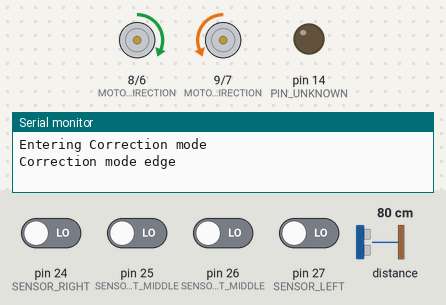
A sketch run on a simulated Arduino Mega 2560, built with avr-gcc and run on an emulated ATmega2560. On the bench: direction and speed pins drawn as motors (green arrow = direction pin HIGH = forward, orange = LOW = backward, longer = more drive), output pins drawn as LEDs (lit = HIGH), the last lines printed to the serial monitor. Wiring (inferred from the names in the program): SRF02/SRF08 range finder at I2C address 0x70. The inputs (shaded band) are chosen by the test bench; at power-on: pin 24 (SENSOR_RIGHT), pin 25 (SENSOR_RIGHT_MIDDLE), pin 26 (SENSOR_LEFT_MIDDLE), pin 27 (SENSOR_LEFT) LOW, distance to the obstacle 80 cm.

Above: at 3.7 s.
3.8 s: pin 24 (SENSOR_RIGHT) driven HIGH and pin 25 (SENSOR_RIGHT_MIDDLE) driven HIGH and pin 26 (SENSOR_LEFT_MIDDLE) driven HIGH and pin 27 (SENSOR_LEFT) driven HIGH
At 4.1 s:
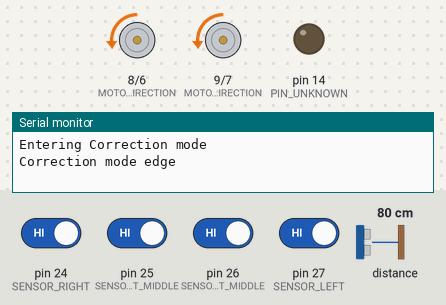
5.3 s: pin 25 (SENSOR_RIGHT_MIDDLE) driven LOW
At 6.6 s:
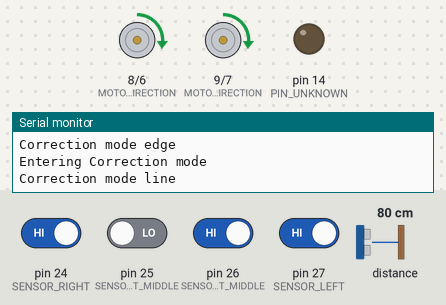
8.3 s: pin 25 (SENSOR_RIGHT_MIDDLE) driven HIGH
At 8.7 s:
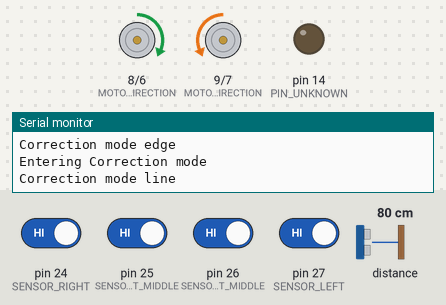
9.8 s: pin 26 (SENSOR_LEFT_MIDDLE) driven LOW
At 12.4 s:
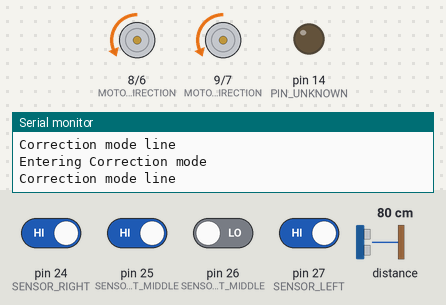
12.8 s: pin 26 (SENSOR_LEFT_MIDDLE) driven HIGH
At 13.3 s:
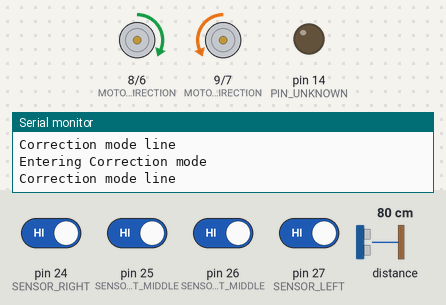
Timing chart, 0 to 15.3 s (numbered marks = the images above; inputs shaded):
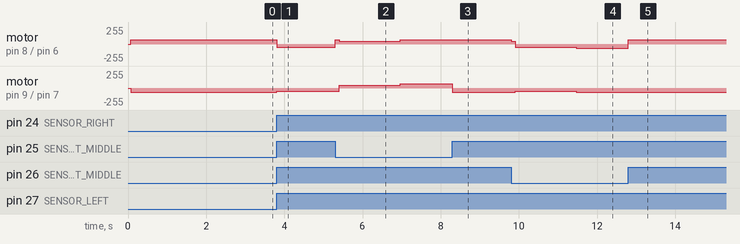

Measured:
- after the input at 3.8 s, motor on pin 8 (MOTOR_L_DIRECTION) / pin 6 (MOTOR_L_SPEED): forward 65/255 → backward 45/255 at once; motor on pin 9 (MOTOR_R_DIRECTION) / pin 7 (MOTOR_R_SPEED): backward 65/255 → backward 45/255 at once
- after the input at 5.3 s, motor on pin 8 (MOTOR_L_DIRECTION) / pin 6 (MOTOR_L_SPEED): backward 45/255 → forward 65/255 at once, → forward 45/255 0.10 s later, → forward 65/255 1.6 s later; motor on pin 9 (MOTOR_R_DIRECTION) / pin 7 (MOTOR_R_SPEED): backward 45/255 → forward 45/255 after 0.10 s, → forward 65/255 1.6 s later
- after the input at 8.3 s, motor on pin 9 (MOTOR_R_DIRECTION) / pin 7 (MOTOR_R_SPEED): forward 65/255 → backward 65/255 at once
- after the input at 9.8 s, motor on pin 8 (MOTOR_L_DIRECTION) / pin 6 (MOTOR_L_SPEED): forward 65/255 → forward 45/255 at once, → backward 45/255 0.10 s later, → backward 65/255 1.6 s later; motor on pin 9 (MOTOR_R_DIRECTION) / pin 7 (MOTOR_R_SPEED): backward 65/255 → backward 45/255 after 0.10 s, → backward 65/255 1.6 s later
- after the input at 12.8 s, motor on pin 8 (MOTOR_L_DIRECTION) / pin 6 (MOTOR_L_SPEED): backward 65/255 → forward 65/255 at once

The sketch:

Roboter_C.ino
```cpp
#include <Wire.h>

#define F_CPU 16000000

//Names.h contains funciton bodys so custom datastructurs can be used as function parameters / returntypes AND the enumerations and definitions
#include "names.h"

//Global Vars
MovementMemory	g_movementMemory;	//Is used by many function  - ok to be global

void setup()
{
	//IC2
	Wire.begin();

	//Serial feedback
	Serial.begin(SERIAL_BAUDRATE);

	//Input pins
	pinMode(SENSOR_RIGHT, INPUT);
	pinMode(SENSOR_RIGHT_MIDDLE, INPUT);
	pinMode(SENSOR_LEFT_MIDDLE, INPUT);
	pinMode(SENSOR_LEFT, INPUT);

	//Outout pins
	pinMode(MOTOR_L_SPEED, OUTPUT);
	pinMode(MOTOR_R_SPEED, OUTPUT);
	pinMode(MOTOR_L_DIRECTION, OUTPUT);
	pinMode(MOTOR_R_DIRECTION, OUTPUT);
	pinMode(PIN_UNKNOWN, OUTPUT);

	return;
}

void raw_drive(MOTORSTATE left, MOTORSTATE right, int speedL = SPEED_STANDART, int speedR = SPEED_STANDART)
{

	if(BLOCK_MOVEMENTS) return;

	//Left Motor
	switch (left) {
	case MOTOR_STILL:
		digitalWrite(MOTOR_L_DIRECTION, HIGH);
		analogWrite(MOTOR_L_SPEED, 0);
		break;

	case MOTOR_FORWARD:
		digitalWrite(MOTOR_L_DIRECTION, HIGH);
		analogWrite(MOTOR_L_SPEED, speedL*SPEED_MODIFIER_LEFT);
		break;

	case MOTOR_BACKWARD:
		digitalWrite(MOTOR_L_DIRECTION, LOW);
		analogWrite(MOTOR_L_SPEED, speedL*SPEED_MODIFIER_LEFT);
		break;

	default:
		Serial.println("Warning: Motor state Error");
		break;
	}

	//Right Motor
	switch (right) {
	case MOTOR_STILL:
		digitalWrite(MOTOR_R_DIRECTION, LOW);
		analogWrite(MOTOR_R_SPEED, 0);
		break;

	case MOTOR_FORWARD:
		digitalWrite(MOTOR_R_DIRECTION, LOW);
		analogWrite(MOTOR_R_SPEED, speedR*SPEED_MODIFIER_RIGHT);
		break;

	case MOTOR_BACKWARD:
		digitalWrite(MOTOR_R_DIRECTION, HIGH);
		analogWrite(MOTOR_R_SPEED, speedR*SPEED_MODIFIER_RIGHT);
		break;

	default:
		Serial.println("Warning: Motor state Error");
		break;
	}

	return;
}

void drive(MOVEMENTSTATE movement)
{
	static unsigned long movementTimer = 0;
	static unsigned long currentTime = millis();
	static MOVEMENTSTATE lastMovement = MOVE_LAST;

	switch (movement)
	{
	case MOVE_FORWARD:
		raw_drive(MOTOR_FORWARD, MOTOR_FORWARD);
		break;
	case MOVE_BACKWARD:
		raw_drive(MOTOR_BACKWARD, MOTOR_BACKWARD);
		break;
	case MOVE_LEFT:
		raw_drive(MOTOR_FORWARD, MOTOR_FORWARD, SPEED_STANDART *0.7, SPEED_STANDART);
		break;
	case MOVE_RIGHT:
		raw_drive(MOTOR_FORWARD, MOTOR_FORWARD, SPEED_STANDART, SPEED_STANDART * 0.7);
		break;
	case MOVE_LEFT_ROTATE:
		raw_drive(MOTOR_BACKWARD, MOTOR_FORWARD, SPEED_STANDART * 0.7, SPEED_STANDART * 0.7);
		break;
	case MOVE_RIGHT_ROTATE:
		raw_drive(MOTOR_FORWARD, MOTOR_BACKWARD, SPEED_STANDART * 0.7, SPEED_STANDART * 0.7);
		break;
	case MOVE_LEFT_ROTATE_FAST:
		raw_drive(MOTOR_BACKWARD, MOTOR_FORWARD);
		break;
	case MOVE_RIGHT_ROTATE_FAST:
		raw_drive(MOTOR_FORWARD, MOTOR_BACKWARD);
		break;
	case MOVE_LAST:
	default:
		Serial.println("Warning: Movement state error");
		break;
	}

	if (movement != lastMovement) {
		g_movementMemory.AddEvent(lastMovement, movementTimer);
		lastMovement = movement;
		movementTimer = 0;
	}
	else {
		movementTimer += millis() - currentTime;
	}
	currentTime = millis();
	return;
}


unsigned char parse_linesensors(int times)
{
	unsigned char result = 0;
	(LOW == digitalRead(SENSOR_RIGHT)) ? SET_FLAG(result, SENSORFLAG_RIGHT) : RESET_FLAG(result, SENSORFLAG_RIGHT);
	(LOW == digitalRead(SENSOR_RIGHT_MIDDLE)) ? SET_FLAG(result, SENSORFLAG_RIGHT_MIDDLE) : RESET_FLAG(result, SENSORFLAG_RIGHT_MIDDLE);
	(LOW == digitalRead(SENSOR_LEFT_MIDDLE)) ? SET_FLAG(result, SENSORFLAG_LEFT_MIDDLE) : RESET_FLAG(result, SENSORFLAG_LEFT_MIDDLE);
	(LOW == digitalRead(SENSOR_LEFT)) ? SET_FLAG(result, SENSORFLAG_LEFT) : RESET_FLAG(result, SENSORFLAG_LEFT);
	if (times == 0) {
		return result;
	}
	return parse_linesensors(times - 1);
}

int srf02()
{
	int result = 0;
	Wire.beginTransmission(112);    //entspricht Adresse 0xE0
	Wire.write(byte(0x00));         //Befehlsregister 0x00
	Wire.write(byte(0x51));         //Werte in cm
	Wire.endTransmission();
	delay(70);
	Wire.beginTransmission(112);    //entspricht Adresse 0xE0
	Wire.write(byte(0x02));         //Befehlsregister 0x00
	Wire.endTransmission();
	Wire.requestFrom(112, 2);        //2 bytes von Adresse 112
	if (2 <= Wire.available())
	{
		result = Wire.read();
		result = result << 8;
		result |= Wire.read();
	}
}

//So even if loop gets called loopy, i this fact. So i made my own infinite loop in the loop-func :)
void loop()
{
	static TASKSTAKE task = TASK_MOVE;
	timer taskTimer;
	static long time = millis();
	static EDGESTATE edgeHelper = EDGE_NONE;
	unsigned char flags = parse_linesensors();
	srf02();
	for (;;) {

		flags = parse_linesensors(1);
		switch (task)
		{
		case TASK_DONE:
			taskTimer.Reset();
			break;
		case TASK_MOVE:

			drive(MOVE_FORWARD);
			if (flags != 0) {
				Serial.println("Entering Correction mode");
				if (CHECK_FLAG(flags, SENSORFLAG_LEFT) || CHECK_FLAG(flags, SENSORFLAG_RIGHT)) {
					task = TASK_EDGE_CORRECTION;
					taskTimer.Reset();
					Serial.println("Correction mode edge\n");
					//Serial.println(flags);
				}
				else {
					task = TASK_LINE_CORRECTION;
					taskTimer.Reset();
					Serial.println("Correction mode line\n");
					//Serial.println(flags);
				}
			}

			break;
		case TASK_LINE_CORRECTION:


			if (CHECK_FLAG(flags, SENSORFLAG_LEFT_MIDDLE) && CHECK_FLAG(flags, SENSORFLAG_RIGHT_MIDDLE)) {
				task = TASK_EDGE_CORRECTION;
				taskTimer.Reset();
				break;
			}
			else if (CHECK_FLAG(flags, SENSORFLAG_LEFT_MIDDLE) && !CHECK_FLAG(flags, SENSORFLAG_RIGHT_MIDDLE)) {
				drive(MOVE_LEFT);
			}
			else if (!CHECK_FLAG(flags, SENSORFLAG_LEFT_MIDDLE) && CHECK_FLAG(flags, SENSORFLAG_RIGHT_MIDDLE)) {
				drive(MOVE_RIGHT);
			}
			else {
				task = TASK_MOVE;
				taskTimer.Reset();
			}

			if (taskTimer.Get() >= LINE_CORRECTION_MAX_TIME) {
				task = TASK_LINE_CORRECTION_CRITICAL;
				taskTimer.Reset();
				break;
			}

			break;
		case TASK_LINE_CORRECTION_CRITICAL:

			if (CHECK_FLAG(flags, SENSORFLAG_LEFT_MIDDLE) && CHECK_FLAG(flags, SENSORFLAG_RIGHT_MIDDLE)) {
				taskTimer.Reset();
				break;
			}
			else if (CHECK_FLAG(flags, SENSORFLAG_LEFT_MIDDLE) && !CHECK_FLAG(flags, SENSORFLAG_RIGHT_MIDDLE)) {
				(LINE_CORRECTION_CRITICAL_MAX_TIME >= taskTimer.Get()) ? drive(MOVE_LEFT_ROTATE) : drive(MOVE_LEFT_ROTATE_FAST);
			}
			else if (!CHECK_FLAG(flags, SENSORFLAG_LEFT_MIDDLE) && CHECK_FLAG(flags, SENSORFLAG_RIGHT_MIDDLE)) {
				(LINE_CORRECTION_CRITICAL_MAX_TIME >= taskTimer.Get()) ? drive(MOVE_RIGHT_ROTATE) : drive(MOVE_RIGHT_ROTATE_FAST);
			}
			else {
				task = TASK_LINE_CORRECTION; //From here we only fall back to line-correction-mode.
				taskTimer.Reset();
			}


			break;
		case TASK_EDGE_CORRECTION:
			task = TASK_EDGE_CORRECTION;
			if (CHECK_FLAG(flags, SENSORFLAG_LEFT_MIDDLE) || CHECK_FLAG(flags, SENSORFLAG_LEFT)) {
				edgeHelper = EDGE_LEFT;
			}
			else if (CHECK_FLAG(flags, SENSORFLAG_RIGHT_MIDDLE) || CHECK_FLAG(flags, SENSORFLAG_RIGHT)) {
				edgeHelper = EDGE_RIGHT;
			}

			task = TASK_EDGE_CORRECTION_RUNNING;
			taskTimer.Reset();
			break;
		case TASK_EDGE_CORRECTION_RUNNING:
			drive(MOVE_FORWARD);
			if (flags == 0) {
				task = TASK_EDGE_CORRECTION_FINALISE;
				taskTimer.Reset();
			}
			break;
		case TASK_EDGE_CORRECTION_FINALISE:
			switch (edgeHelper)
			{
			case EDGE_LEFT:
				if (CHECK_FLAG(flags, SENSORFLAG_RIGHT) || CHECK_FLAG(flags, SENSORFLAG_RIGHT_MIDDLE)) {
					task = TASK_MOVE;
					break;
				}
				else {
					drive(MOVE_LEFT_ROTATE);
				}
				break;
			case EDGE_RIGHT:
				if (CHECK_FLAG(flags, SENSORFLAG_LEFT) || CHECK_FLAG(flags, SENSORFLAG_LEFT_MIDDLE)) {
					task = TASK_MOVE;
					break;
				}
				else {
					drive(MOVE_RIGHT_ROTATE);
				}
				break;

			case EDGE_NONE:
			default:
				break;
			}


			if (taskTimer.Get() >= EDGE_CORRECTION_MAX_TIME) {
				task = TASK_LOST_LINE;
				taskTimer.Reset();
			}
			break;

		case TASK_OBSTACLE:
			taskTimer.Reset();
			break;
		case TASK_LINE_DECISION:
			taskTimer.Reset();
			task = TASK_MOVE;
			break;

		case TASK_LOST_LINE:
			Serial.println("Lost line. Reversing...");
			g_movementMemory.Reverse(LINE_LOST_REVERSE_TIME);
			taskTimer.Reset();
			Serial.println("...Done\n");
			task = TASK_MOVE;
			break;
		case TASK_LAST:
			break;
		default:
			break;
		}

		//Update Task timer:
		//taskTimer += millis() - time;
		time = millis();

		//Parse debug inputs
		if (Serial.available() != 0) {
			String input = Serial.readString();
			if (input == "Reset") {
				Serial.println("Resetting...");
				task = TASK_MOVE;
				taskTimer.Reset();
			}
		}
	}
}

MOVEMENTSTATE	ReverseMovement(MOVEMENTSTATE type)
{
	switch (type)
	{
	case MOVE_FORWARD:
		return MOVE_BACKWARD;
		break;
	case MOVE_BACKWARD:
		return MOVE_FORWARD;
		break;
	case MOVE_LEFT:
		return MOVE_RIGHT;
		break;
	case MOVE_RIGHT:
		return MOVE_LEFT;
		break;
	case MOVE_LEFT_ROTATE:
		return MOVE_RIGHT_ROTATE;
		break;
	case MOVE_RIGHT_ROTATE:
		return MOVE_LEFT_ROTATE;
		break;
	case MOVE_LEFT_ROTATE_FAST:
		return MOVE_RIGHT_ROTATE_FAST;
		break;
	case MOVE_RIGHT_ROTATE_FAST:
		return MOVE_LEFT_ROTATE_FAST;
		break;
	case MOVE_LAST:
		return MOVE_LAST;
		break;
	default:
		return type;
		break;
	}
}

MovementMemory::MovementMemory()
{
	m_actions = new MovementMemoryEvent[MAX_MEMORY_EVENTS];
}

MovementMemory::~MovementMemory()
{
	delete m_actions;
}

void MovementMemory::AddEvent(MOVEMENTSTATE action, unsigned long time)
{
	MovementMemoryEvent tmpEvent;
	tmpEvent.time = time;
	tmpEvent.type = action;
	m_size++;
	if (m_size >= MAX_MEMORY_EVENTS) {
		m_size--;
		MovementMemoryEvent	*tmp = new MovementMemoryEvent[MAX_MEMORY_EVENTS];
		memcpy(tmp, (m_actions + 1), MAX_MEMORY_EVENTS - 1);
		delete m_actions;
		m_actions = tmp;
	}

	m_actions[m_size-1] = tmpEvent;
	return;
}

void MovementMemory::Reverse(unsigned long time) {
	timer reverseTimer;
	for (int i = m_size; i > 0; i--) {
		timer elementTimer;
		while (elementTimer.Get() < m_actions[i].time) {
			drive(ReverseMovement(m_actions[i].type));
			delay(5);
		}
		m_size--;
		if (reverseTimer.Get() >= time) break;
	}
}

timer::timer()
{
	m_curtime = millis();
	m_timer = 0;
}

timer::~timer()
{

}

void timer::Reset()
{
	m_curtime = millis();
	m_timer = 0;
}

void timer::Set(unsigned long time)
{
	m_curtime = millis();
	m_timer = time;
}

unsigned long timer::Get()
{
	m_timer += millis() - m_curtime;
	m_curtime = millis();
	return m_timer;
}
```

names.h
```cpp
#ifndef NAMES_HEADER
#define NAMES_HEADER


//Pin definitions
#define MOTOR_L_DIRECTION	8	//Direktion of the left motor
#define MOTOR_L_SPEED		6	//Speed of the right motor
#define MOTOR_R_DIRECTION	9	//Direktion of the right motor
#define MOTOR_R_SPEED		7	//Speed of the right motor

#define SENSOR_LEFT			27	//Left	Linesensor
#define SENSOR_LEFT_MIDDLE	26	//Sensor right from the left sensor (left-middle)
#define SENSOR_RIGHT_MIDDLE	25	//Sensor left from the right sensor (right-middle)
#define SENSOR_RIGHT		24	//Right Linesensor

#define PIN_UNKNOWN			14	//Unknown funktion

//Sets flag f in x
#define SET_FLAG( x, f )  ( x |= (1<<f) )
//Delets flag f in x
#define RESET_FLAG( x, f ) ( x &= ~(1<<f) )
//Checks flag f in x
#define CHECK_FLAG( x, f ) ( x & (1<<f) )

//Time management
class timer
{
public:
	timer();
	~timer();

	void Set(unsigned long time);
	void Reset();
	unsigned long Get();

private:
	unsigned long	m_curtime;
	unsigned long	m_timer;
};

//Serial Feedback
#define SERIAL_BAUDRATE		9600

//Driving

//Motor Directions
enum MOTORSTATE
{
	MOTOR_STILL = 0x0,
	MOTOR_FORWARD,
	MOTOR_BACKWARD,
	MOTOR_LAST
};

#define SPEED_STANDART			65		//Normal motorspeed
#define SPEED_MODIFIER_LEFT		1.0f	//Left Speedmodifier
#define SPEED_MODIFIER_RIGHT	1.0f	//Right Speedmodifier
#define BLOCK_MOVEMENTS		false

//Movement types
enum MOVEMENTSTATE
{
	MOVE_FORWARD		= 0x0,
	MOVE_BACKWARD,
	MOVE_LEFT,
	MOVE_RIGHT,
	MOVE_LEFT_ROTATE,
	MOVE_RIGHT_ROTATE,
	MOVE_LEFT_ROTATE_FAST,
	MOVE_RIGHT_ROTATE_FAST,
	MOVE_LAST,
	//After here the Reverse states
};

MOVEMENTSTATE	ReverseMovement(MOVEMENTSTATE type);
void raw_drive(MOTORSTATE left, MOTORSTATE right, int sppedL, int speedR);
void drive(MOVEMENTSTATE movement);
unsigned char parse_linesensors(int times = 0);

#define MAX_MEMORY_EVENTS	1000

struct MovementMemoryEvent
{
	MOVEMENTSTATE	type;
	unsigned long	time;
};

//Movement memory
class MovementMemory
{
public:
	MovementMemory();
	~MovementMemory();


	void AddEvent(MOVEMENTSTATE action, unsigned long time);

	void Reverse(unsigned long time);
private:
	MovementMemoryEvent	*m_actions;
	unsigned int		m_size;

};

//Sensorflags
#define SENSORFLAG_LEFT			0
#define SENSORFLAG_LEFT_MIDDLE	1
#define SENSORFLAG_RIGHT_MIDDLE 2
#define SENSORFLAG_RIGHT		3
#define SENSORFLAG_INVALID		7

//Task to do. Like move forward, correct line, ...
enum TASKSTAKE
{
	TASK_DONE = 0x0,
	TASK_MOVE,
	TASK_LINE_CORRECTION,
	TASK_LINE_CORRECTION_CRITICAL,
	TASK_EDGE_CORRECTION,
	TASK_EDGE_CORRECTION_RUNNING,
	TASK_EDGE_CORRECTION_FINALISE,
	TASK_LOST_LINE,
	TASK_OBSTACLE,
	TASK_LINE_DECISION,

	TASK_LAST
};

enum EDGESTATE
{
	EDGE_LEFT = 0x0,
	EDGE_RIGHT,
	EDGE_NONE
};
//Line correction constant values
#define LINE_CORRECTION_MAX_TIME			100
#define LINE_CORRECTION_CRITICAL_MAX_TIME	1500
#define EDGE_CORRECTION_MAX_TIME			5000

#define LINE_LOST_REVERSE_TIME				15000


#endif //NAMES_HEADER
```

names.h.c
```cpp
//
//
//
```
